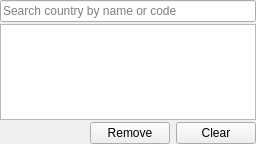
<?xml version="1.0" encoding="UTF-8"?>
<ui version="4.0">
 <class>CountryFilterWidget</class>
 <widget class="QWidget" name="CountryFilterWidget">

    <property name="maximumSize">
    <size>
    <width>16777215</width>
    <height>200</height>
    </size>
    </property>
  <layout class="QGridLayout" name="gridLayout">
   <property name="leftMargin">
    <number>0</number>
   </property>
   <property name="topMargin">
    <number>0</number>
   </property>
   <property name="rightMargin">
    <number>0</number>
   </property>
   <property name="bottomMargin">
    <number>0</number>
   </property>
   <property name="horizontalSpacing">
    <number>8</number>
   </property>
   <property name="verticalSpacing">
    <number>2</number>
   </property>
   <item row="0" column="0" colspan="2">
    <widget class="QLineEdit" name="country_edit">
     <property name="placeholderText">
      <string>Search country by name or code</string>
     </property>
    </widget>
   </item>
   <item row="1" column="0" colspan="2">
    <widget class="QListWidget" name="selected_list">
     <property name="minimumSize">
      <size>
       <width>0</width>
       <height>64</height>
      </size>
     </property>
     <property name="maximumSize">
      <size>
       <width>16777215</width>
       <height>96</height>
      </size>
     </property>
     <property name="selectionMode">
      <enum>QAbstractItemView::ExtendedSelection</enum>
     </property>
    </widget>
   </item>
   <item row="1" column="0">
    <spacer name="button_spacer">
     <property name="orientation">
      <enum>Qt::Horizontal</enum>
     </property>
     <property name="sizeHint" stdset="0">
      <size>
       <width>40</width>
       <height>20</height>
      </size>
     </property>
    </spacer>
   </item>
   <item row="2" column="1">
    <layout class="QHBoxLayout" name="button_layout">
     <property name="spacing">
      <number>6</number>
     </property>
     <item>
      <widget class="QPushButton" name="remove_btn">
       <property name="text">
        <string>Remove</string>
       </property>
      </widget>
     </item>
     <item>
      <widget class="QPushButton" name="clear_btn">
       <property name="text">
        <string>Clear</string>
       </property>
      </widget>
     </item>
    </layout>
   </item>
  </layout>
 </widget>
 <resources/>
 <connections/>
</ui>
